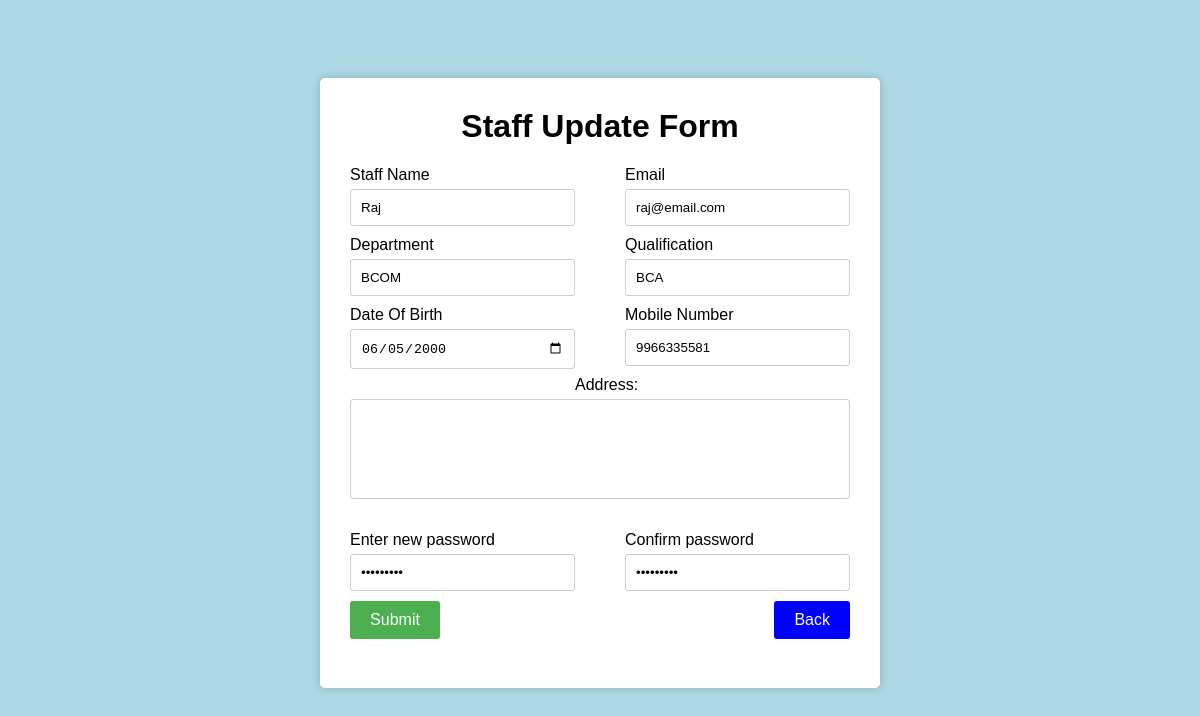
The app's page /backgrounds/A_updatestaf.php?upt=STAF230001 with its own data.
### tables this page shows
CREATE TABLE `staff` (
  `id` varchar(20) NOT NULL,
  `name` varchar(50) NOT NULL,
  `image` varchar(400) NOT NULL,
  `gender` varchar(10) NOT NULL,
  `dob` date NOT NULL,
  `email` varchar(50) NOT NULL,
  `qual` varchar(50) NOT NULL,
  `depart` varchar(50) NOT NULL,
  `phone` varchar(12) NOT NULL,
  `address` varchar(255) NOT NULL,
  `status` varchar(10) NOT NULL,
  `pass` varchar(10) NOT NULL,
  `total_leave` int(11) NOT NULL DEFAULT 15
);

### backgrounds/A_updatestaf.php (the view, shortened to what this page needs)
        <?php
        $con = mysqli_connect("localhost", "root", "", "cms");
        $id=$_GET['upt'];
        $sql="select * from staff where id='$id'";
        $rt=$con->query($sql);
        $r=mysqli_fetch_assoc($rt);
        $sn=$r['name'];
        $db=$r['dob'];
        $eid=$r['email'];
        $qual=$r['qual'];
        $depart=$r['depart'];
        $phone=$r['phone'];
        $pass=$r['pass'];
        ?>
<!DOCTYPE html>
<html>
<head>
</head>
<body>
    <form action="" method="POST" enctype="multipart/form-data">
        <h1>Staff Update Form</h1>
        <div class="container">
            <div class="left">
           <label>Staff Name</label>
                <input type="text" placeholder="Enter staff name" name="na" value="<?php echo $sn;?>" autocomplete="off" required />
                <label>Department</label>
                <input type="text" placeholder="Enter depart" value="<?php echo $depart;?>" autocomplete="off" required name="depart"/>
                <label>Date Of Birth</label>
                <input type="date" class="dob" placeholder="Enter Birth Date" value="<?php echo $db;?>" required name="db"/>
            </div>
            <div class="right">
                 <label>Email</label>
                <input type="email" placeholder="Enter Email" value="<?php echo $eid;?>" required name="ed"/>
                <label>Qualification</label>
                <input type="text" placeholder="Enter Qualification" value="<?php echo $qual;?>" required name="qual"/>
                <label>Mobile Number</label>
                <input type="number" placeholder="Enter mobile number" required min="1000000000" max="9999999999" value="<?php echo $phone;?>" name="mb"/>
            </div>
            <label>Address:</label>
            <textarea name="adr" autocomplete="off" required></textarea><br><br>
            <div class="left">
               <label>Enter new password</label>
                <input type="password" placeholder="Enter password" value="<?php echo $pass;?>" name="ps" required/>
            </div>
            <div class="right">
                <label>Confirm password</label>
                <input type="password" placeholder="Confirm password" value="<?php echo $pass;?>" name="cps" required/>
            </div>
        </div>
        <div class="buttons">
            <input type="submit" name="submit" value="Submit">
            <a href="admin_Staff.php">Back</a>
        </div>
    </form>
</body>
</html>

### backgrounds/A_updatestaf.php (style rules this page uses)
body { font-family: Arial, sans-serif; background-color: lightblue; background-image: url(1.jpg); background-repeat: no-repeat; background-size: cover; }
form { background-color: #fff; top: 70px; max-width: 500px; margin: 0 auto; padding: 30px; border-radius: 5px; box-shadow: 0 0 10px rgba(0, 0, 0, 0.2); position: relative; height: 550px; }
h1 { text-align: center; margin-top: 0; }
label { display: block; margin-bottom: 5px; text-align: left; }
input[type="number"], input[type="text"], input[type="email"], input[type="password"], input[type="date"], select, textarea { width: 100%; padding: 10px; border-radius: 3px; border: 1px solid #ccc; box-sizing: border-box; margin-bottom: 10px; }
textarea { resize: none; height: 100px; overflow-y: scroll; }
input[type="submit"] { background-color: #4CAF50; color: #fff; border: none; padding: 10px 20px; border-radius: 3px; cursor: pointer; font-size: 16px; width: 90px; text-align: center; display: inline-block; float: left; }
a { background-color: blue; color: #fff; border: none; padding: 10px 20px; border-radius: 3px; cursor: pointer; font-size: 16px; text-decoration: none; float: right; }
.container { height: auto; }
.container::after { content: ""; display: table; clear: both; }
.left { width: 45%; float: left; }
.right { width: 45%; float: right; }

### records on screen
staff: na "Raj", depart "BCOM", db "06/05/2000", ed "raj@email.com", qual "BCA", mb "9966335581"
